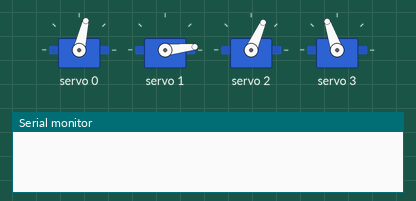
Bench run of a sketch on a simulated Arduino Uno, built with avr-gcc and run on an emulated ATmega328P. Parts: 4 × servo, the last lines printed to the serial monitor.

Above: at 0.1 s.
At 4.55 s:
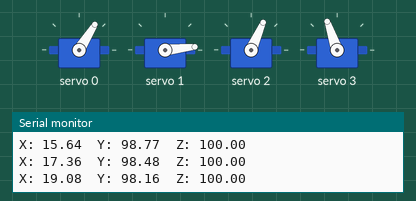
At 8.14 s:
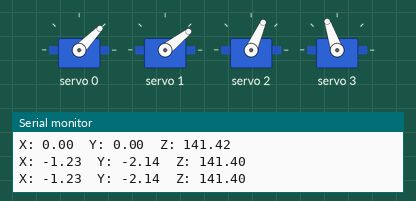
At 16.1 s:
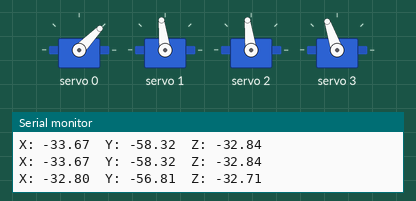
At 28.4 s:
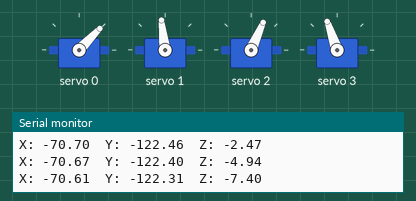
At 39.94 s:
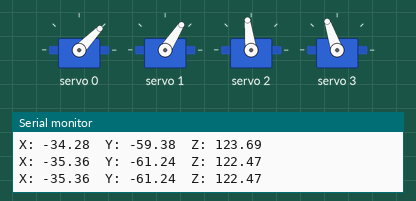
Timing chart, 0 to 40.0 s (numbered marks = the images above):
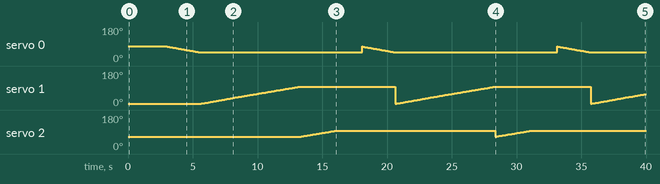

The sketch:

Project.ino
```cpp
#include <Wire.h>
#include <Adafruit_PWMServoDriver.h>
#include <math.h>

Adafruit_PWMServoDriver srituhobby = Adafruit_PWMServoDriver();

#define servo1 0  // base
#define servo2 1  // shoulder
#define servo3 2  // elbow
#define servo4 3  // gripper

// PWM limits (adjust later)
#define PWM_MIN 150
#define PWM_MAX 450

float L1 = 100.0;
float L2 = 100.0;

// ---------- PWM <-> Angle conversions ----------
float pwmToAngle(int pwm) {
  return map(pwm, PWM_MIN, PWM_MAX, 0, 180);
}

int angleToPWM(float angleDeg) {
  // Clamp angle to valid servo range before mapping
  angleDeg = constrain(angleDeg, 0, 180);
  return (int)map(angleDeg, 0, 180, PWM_MIN, PWM_MAX);
}

// ---------- Forward Kinematics ----------
void computeFK(float t1, float t2, float t3) {
  float th1 = radians(t1);
  float th2 = radians(t2);
  float th3 = radians(t3);

  float r = L1 * cos(th2) + L2 * cos(th2 + th3);
  float z = L1 * sin(th2) + L2 * sin(th2 + th3);

  float x = r * cos(th1);
  float y = r * sin(th1);

  Serial.print("X: "); Serial.print(x);
  Serial.print("  Y: "); Serial.print(y);
  Serial.print("  Z: "); Serial.println(z);
}

// ---------- Inverse Kinematics ----------
// Given a target (x, y, z), solve for joint angles (deg).
// Returns false if the point is unreachable.
// elbowUp: choose one of the two valid elbow solutions.
bool computeIK(float x, float y, float z, float &t1, float &t2, float &t3, bool elbowUp = true) {
  // Base rotation
  float th1 = atan2(y, x);

  // Project target into the arm's vertical (r, z) plane
  float r = sqrt(x * x + y * y);

  float dist2 = r * r + z * z;
  float maxReach = L1 + L2;
  float minReach = fabs(L1 - L2);

  // Reachability check
  if (sqrt(dist2) > maxReach || sqrt(dist2) < minReach) {
    Serial.println("IK Error: Target unreachable");
    return false;
  }

  // Elbow angle via law of cosines
  float cosTh3 = (dist2 - L1 * L1 - L2 * L2) / (2.0 * L1 * L2);
  cosTh3 = constrain(cosTh3, -1.0, 1.0);  // guard against float rounding
  float sinTh3 = sqrt(1.0 - cosTh3 * cosTh3);
  if (!elbowUp) sinTh3 = -sinTh3;

  float th3 = atan2(sinTh3, cosTh3);

  // Shoulder angle
  float th2 = atan2(z, r) - atan2(L2 * sinTh3, L1 + L2 * cosTh3);

  // Convert back to degrees
  t1 = degrees(th1);
  t2 = degrees(th2);
  t3 = degrees(th3);

  return true;
}

// Moves the arm to a target (x, y, z) using IK, if reachable
void moveToXYZ(float x, float y, float z, bool elbowUp = true) {
  float t1, t2, t3;
  if (!computeIK(x, y, z, t1, t2, t3, elbowUp)) return;

  int pwm1 = angleToPWM(t1);
  int pwm2 = angleToPWM(t2);
  int pwm3 = angleToPWM(t3);

  srituhobby.setPWM(servo1, 0, pwm1);
  srituhobby.setPWM(servo2, 0, pwm2);
  srituhobby.setPWM(servo3, 0, pwm3);

  Serial.print("IK -> t1: "); Serial.print(t1);
  Serial.print("  t2: "); Serial.print(t2);
  Serial.print("  t3: "); Serial.println(t3);
}

void setup() {
  Serial.begin(9600);
  srituhobby.begin();
  srituhobby.setPWMFreq(60);

  srituhobby.setPWM(servo1, 0, 330);
  srituhobby.setPWM(servo2, 0, 150);
  srituhobby.setPWM(servo3, 0, 300);
  srituhobby.setPWM(servo4, 0, 410);

  delay(3000);
}

void loop() {

  for (int S1value = 330; S1value >= 250; S1value--) {
    srituhobby.setPWM(servo1, 0, S1value);

    float t1 = pwmToAngle(S1value);
    float t2 = pwmToAngle(150);
    float t3 = pwmToAngle(300);

    computeFK(t1, t2, t3);
    delay(10);
  }

  for (int S2value = 150; S2value <= 380; S2value++) {
    srituhobby.setPWM(servo2, 0, S2value);

    float t1 = pwmToAngle(250);
    float t2 = pwmToAngle(S2value);
    float t3 = pwmToAngle(300);

    computeFK(t1, t2, t3);
    delay(10);
  }

  for (int S3value = 300; S3value <= 380; S3value++) {
    srituhobby.setPWM(servo3, 0, S3value);

    float t1 = pwmToAngle(250);
    float t2 = pwmToAngle(380);
    float t3 = pwmToAngle(S3value);

    computeFK(t1, t2, t3);
    delay(10);
  }

  delay(2000);

}
```

Measured:
- by itself, servo 0: ramps from 77° to 46° and jumps back, once every 15.1 s
- by itself, servo 1: ramps from 6° to 97° and jumps back, once every 15.1 s
